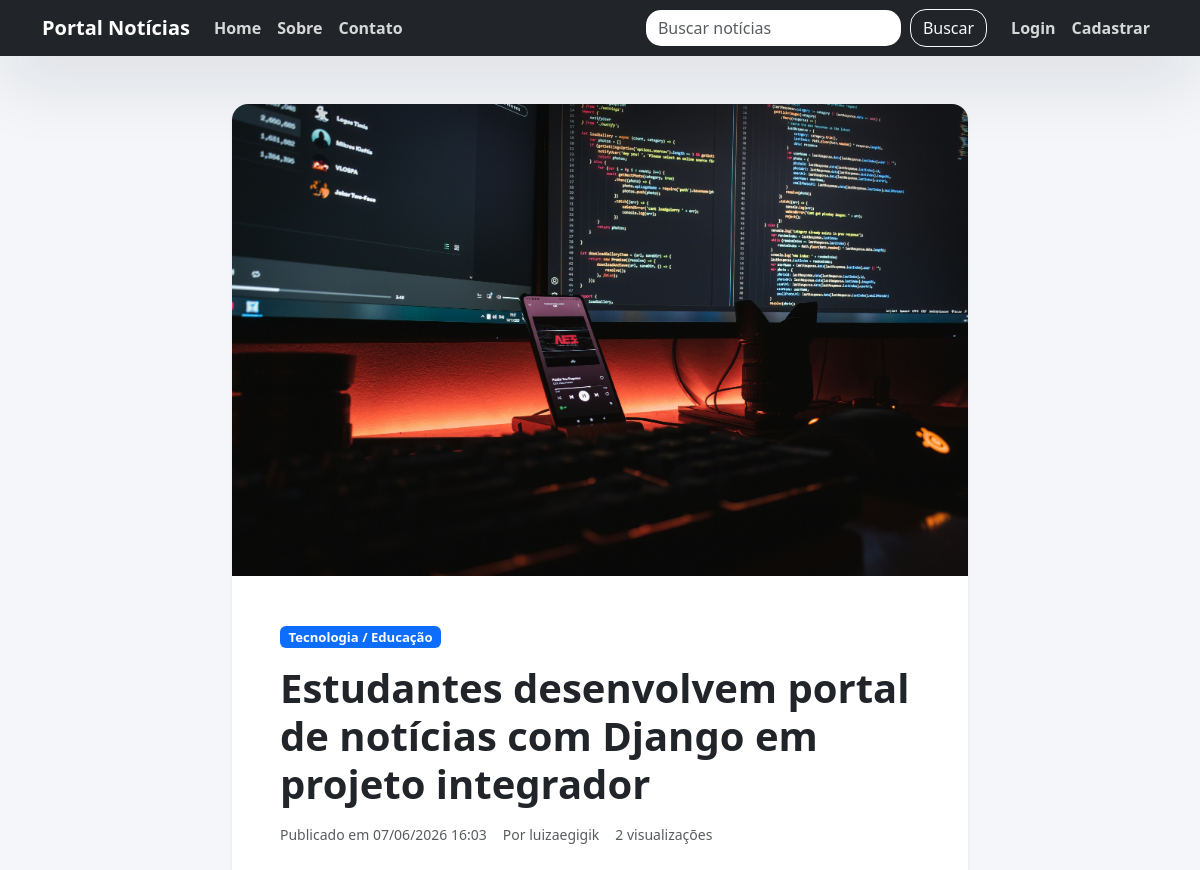
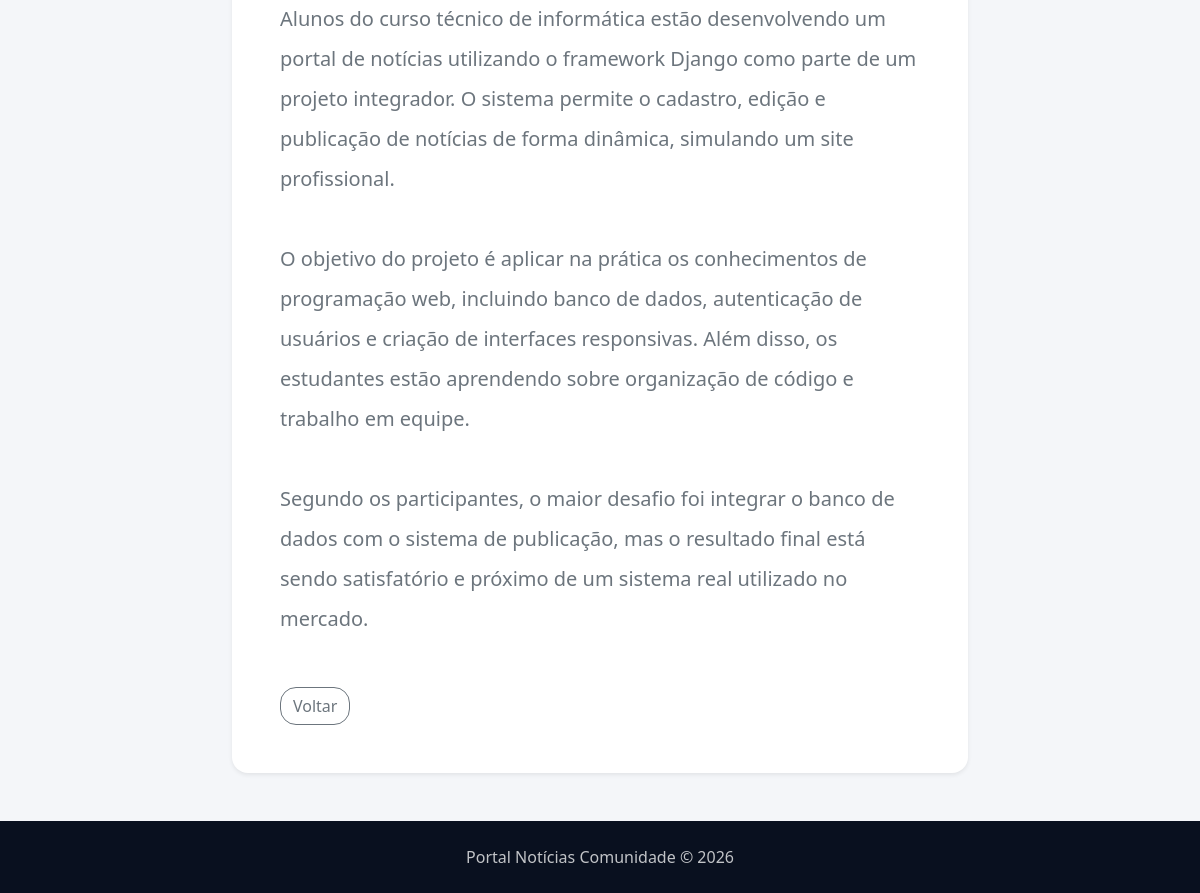
Page /noticia/1/ on the committed database (2 pictures, top to bottom).
### noticias/models.py (models this page shows, shortened)
class Noticia(models.Model):
    titulo = models.CharField(max_length=200)
    conteudo = models.TextField()
    categoria = models.CharField(max_length=100)
    imagem = models.ImageField(upload_to='noticias/', blank=True, null=True)
    data_publicacao = models.DateTimeField(auto_now_add=True)
    autor = models.ForeignKey(User, on_delete=models.CASCADE)
    visualizacoes = models.PositiveIntegerField(default=0)
    class Meta:
        ordering = ['-data_publicacao']

### noticias/views.py (the view)
# urls.py: path('noticia/<int:pk>/', views.noticia_detail, name='noticia_detail'),
def noticia_detail(request, pk):
    noticia = get_object_or_404(Noticia, pk=pk)
    Noticia.objects.filter(pk=pk).update(visualizacoes=F('visualizacoes') + 1)
    noticia.refresh_from_db()
    return render(request, 'noticias/noticia_detail.html', {'noticia': noticia})

### noticias/templates/noticias/noticia_detail.html (shortened to what this page needs)
{% extends 'noticias/base.html' %}
{% block content %}
<div class="row justify-content-center">
    <div class="col-xl-8">
        <div class="card shadow-sm border-0 overflow-hidden">
            {% if noticia.imagem %}
                <img src="{{ noticia.imagem.url }}" class="card-img-top" alt="Imagem da notícia">
            {% endif %}
            <div class="card-body p-5">
                <div class="mb-3">
                    <span class="badge bg-primary badge-categoria">{{ noticia.categoria }}</span>
                </div>
                <h1 class="fw-bold mb-3">{{ noticia.titulo }}</h1>
                <div class="d-flex flex-column flex-sm-row gap-3 mb-4 text-muted">
                    <small>Publicado em {{ noticia.data_publicacao|date:'d/m/Y H:i' }}</small>
                    <small>Por {{ noticia.autor.username }}</small>
                    <small>{{ noticia.visualizacoes }} visualizações</small>
                </div>
                <div class="mb-5 fs-5 lh-lg text-secondary">{{ noticia.conteudo|linebreaksbr }}</div>
                <div class="d-flex flex-wrap gap-3">
                    <a href="{% url 'home' %}" class="btn btn-outline-secondary">Voltar</a>
                </div>
            </div>
        </div>
    </div>
</div>
{% endblock %}

### noticias/templates/noticias/base.html (style rules this page uses)
:root { color-scheme: light; font-family: 'Inter', sans-serif; --bg: #f4f6f9; --bg-surface: #ffffff; --text: #0f172a; --muted: #64748b; --primary: #4f46e5; --primary-soft: #eef2ff; --border: rgba(15, 23, 42, 0.1); }
*, *::before, *::after { box-sizing: border-box; }
body { margin: 0; background: var(--bg); color: var(--text); min-height: 100vh; }
a { transition: color 0.2s ease, transform 0.2s ease; }
.badge-categoria { font-size: 0.82rem; }
.card, .form-control, .btn, .table { border-radius: 1rem; }

### rows in the picture
Noticia: imagem (picture), categoria "Tecnologia / Educação", titulo "Estudantes desenvolvem portal de notícias com Django em projeto integrador", data_publicacao "07/06/2026 16:03", autor.username "luizaegigik", visualizacoes "2", conteudo "Alunos do curso técnico de informática estão desenvolvendo um portal de notícias utilizando o framework Django como parte de um projeto integrador. O sistema permite o cadastro, edição e publicação de notícias de forma dinâmica, simulando um site profissional. O objetivo do projeto é aplicar na prática os conhecimentos de programação web, incluindo banco de dados, autenticação de usuários e criação de interfaces responsivas. Além disso, os estudantes estão aprendendo sobre organização de código e trabalho em equipe. Segundo os participantes, o maior desafio foi integrar o banco de dados com o sistema de publicação, mas o resultado final está sendo satisfatório e próximo de um sistema real…"
